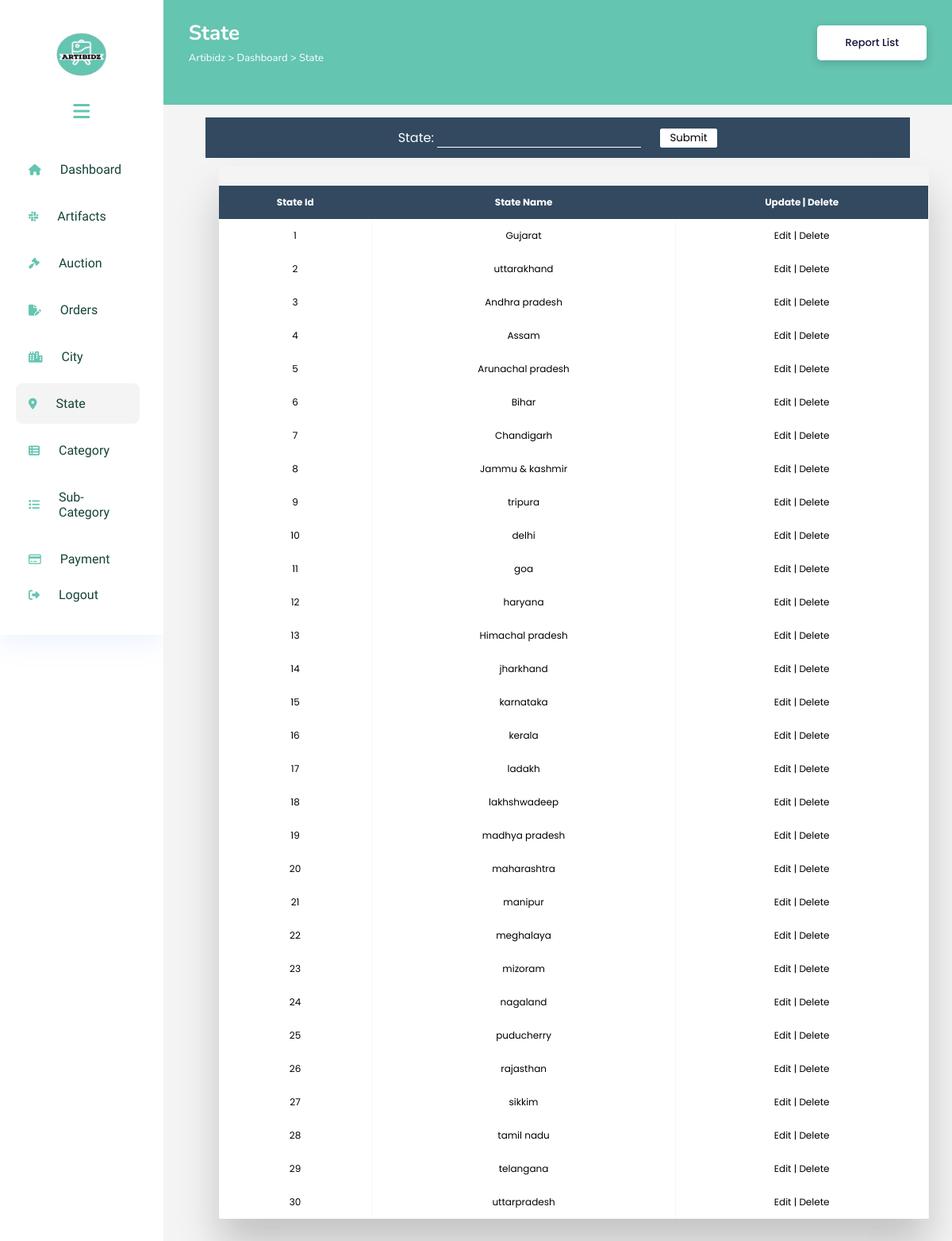
Screenshot of /Admin/state.php with the database file from the repository.
### tables this page shows
CREATE TABLE `state` (
  `state_id` int(11) NOT NULL,
  `state_name` varchar(30) NOT NULL
);

### Admin/state.php (the view, shortened to what this page needs)
<!DOCTYPE html>
<html lang="en">
<head>
    <link rel="stylesheet" href="https://cdnjs.cloudflare.com/ajax/libs/font-awesome/6.5.1/css/all.min.css" />
    <link rel="stylesheet" href="stylestate.css">
</head>
<body>
<div class="sidebar" id="mySidebar">
    <header>
        <div class="logo">
            <img src="artibidz-logo.png" alt="">
        </div>
        <div class="bar" onclick="toggleSidebar()">
            <i class="fa-sharp fa-solid fa-bars fa-xl"></i>
        </div>
    </header>
    <div class="scrollbox">
        <div class="scrollbox-inner">
            <ul class="menu">
                <li>
                    <a href="admin.php">
                        <i class="fa-solid fa-house"></i>
                        <span>Dashboard</span>
                    </a>
                </li>
                <li>
                    <a href="#">
                      <i class="fa-brands fa-slack"></i>
                      <span>Artifacts</span>
                    </a>
                </li>
                <li>
                    <a href="show_bid.php">
                        <i class="fa-solid fa-gavel"></i>
                        <span>Auction</span>
                    </a>
                </li>
                <li>
                    <a href="view_order.php">
                        <i class="fa-solid fa-file-pen"></i>
                        <span>Orders</span>
                    </a>
                </li>
                <li>
                    <a href="city.php">
                        <i class="fa-solid fa-city"></i>
                        <span>City</span>
                    </a>
                </li>
                <li class="active">
                    <a href="state.php">
                        <i class="fa-solid fa-location-dot"></i>
                        <span>State</span>
                    </a>
                </li>
                <li>
                    <a href="category.php">
                        <i class="fa-solid fa-table-list"></i>
                        <span>Category</span>
                    </a>
                </li>
                <li>
                    <a href="sub_category.php">
                        <i class="fa-solid fa-list"></i>
                        <span>Sub-Category</span>
                    </a>
                </li>
                <li>
                    <a href="payment.php">
                        <i class="fa-regular fa-credit-card"></i>
                        <span>Payment</span>
                    </a>
                </li>
            </ul>
        </div>
    </div>
    <footer>
        <ul class="menu">
            <li>
                <a href="../login/login.php">
                    <i class="fa-solid fa-right-from-bracket"></i>
                    <span>Logout</span>
                </a>
            </li>
        </ul>
    </footer>
</div>
<div class="main-content">
    <div class="header-wrapper">
        <div class="header-title">
            <h2>State</h2>
            <span class="path">Artibidz > Dashboard > State</span>
        </div>
        <div class="user-info">
        <a href="order_report.php" class="report-list">Report List</a>
        </div>
    </div>
    <div class="body-wrapper">
        <div class="search">
            <form action="state_ins.php" method="post">
            <div class="take-input">
                <label>
                    State:
                    <input type="text" name="state_name">
                </label>
                <input type="submit" value="Submit" name="btn">
            </div>
</form>
        </div>
        <div class="display-table">
            <?php
    $sql = "select * from state";
    $cn=mysqli_connect("localhost","root","","artibidz") or die("Check connection");
    $result = mysqli_query($cn,$sql);
    echo "<div class='table-wrapper'>";
    echo "<table class='fl-table'>";
    echo "<thead>";
    echo "<tr>";
    echo "<th>State Id</th>";
    echo "<th>State Name</th>";
    echo "<th>Update | Delete</th>";
    echo "</tr>";
    echo "</thead>";
    echo "<br>";
    while($row = mysqli_fetch_array($result))   {
        echo "<tr>";
        echo "<tbody>";
        echo "<td>{$row['state_id']}</td>";
        echo "<td>{$row['state_name']}</td>";
        echo "<td><a class='anchor' href='edit_state.php?state_id=$row[state_id]'>Edit</a> | <a class='anchor' href='del_state.php?state_id=$row[state_id]'>Delete</a></td>";
        echo "</tr>";
    }
    echo "</table>";
    echo "</div>"
    ?>
        </div>
    </div>
</div>
</body>
</html>

### Admin/stylestate.css (style rules this page uses)
* { margin: 0; padding: 0; border: none; outline: none; box-sizing: border-box; font-family: "Poppins", sans-serif; box-sizing: border-box; }
body { display: flex; }
.scrollbox { overflow: auto; padding-right: 10px; height: 67vh; }
.sidebar { position: sticky; top: 0; left: 0; bottom: 0; width: 20%; height: 100vh; padding: 0 1.7rem; color: #fff; overflow: hidden; transition: all 0.5s linear; background-color: white; box-shadow: 0 12px 30px rgba(80,143,244,.1); display: flex; flex-direction: column; padding: 20px 20px 0 20px; }
.bar { display: flex; justify-content: center; align-items: center; height: 80px; color: #64c5b1; }
.menu { position: relative; list-style: none; padding: 0; }
.menu li { padding: 1rem; margin: 8px 0; border-radius: 8px; transition: all 0.5s ease-in-out; }
.menu li:hover, .active { background: #e0e0e058; }
.menu a { color: #64c5b1; font-size: 14px; text-decoration: none; display: flex; align-items: center; gap: 1.5rem; }
.menu a span { overflow: hidden; font-size: 16px; font-weight: 400; font-family: 'Comfortaa', sans-serif; color: #144339; }
.main-content { position: relative; background: #f3f4f3; width: 100%; }
.logo { display: flex; justify-content: center; align-items: center; height: 10vh; }
.logo img { width: 65px; height: 55px; cursor: pointer; border-radius: 50%; margin-top: 2vh; }
.header-wrapper { display: flex; justify-content: space-between; align-items: center; flex-wrap: wrap; color: #fff; background: #64c5b1; padding: 3rem 2rem; padding-top: 1.5rem; padding-bottom: 3rem; margin-bottom: 1rem; }
h2 { font-family: 'Nunito', sans-serif; font-size: 26px; }
.header-title span { font-family: 'Nunito', sans-serif; font-size: 13px; }
.user-info { display: flex; align-items: center; gap: 1; }
.report-list { display: inline-block; padding: 14px 35px; line-height: 16px; font-size: 13px; font-weight: 500; border-radius: 5px; background-color: #fff; background: #fff; text-shadow: none; color: #101038; box-shadow: 0 3px 11px rgba(0,0,0,.17); transition: 1s; }
a { text-decoration: none; }
.body-wrapper { display: flex; align-items: center; justify-content: center; flex-direction: column; }
.search { display: flex; justify-content: center; align-items: center; width: 100%; }
.display-table { width: 100%; }
.anchor { text-decoration: none; color: black; }
.table-wrapper { margin: 10px 70px 70px; box-shadow: 0px 35px 50px rgba( 0, 0, 0, 0.2 ); width: 90%; }
.fl-table { border-radius: 5px; font-size: 12px; font-weight: normal; border: none; border-collapse: collapse; width: 100%; max-width: 100%; white-space: nowrap; background-color: white; }
.fl-table td, .fl-table th { text-align: center; padding: 12px; }
.fl-table td { border-right: 1px solid #f8f8f8; font-size: 12px; }
.fl-table thead th { color: #ffffff; background: #324960; }
.fl-table thead th:nth-child(odd) { color: #ffffff; background: #324960; }

### Admin/state.php (style rules this page uses)
.scrollbox { overflow: auto; padding-right: 10px; height: 67vh; }
.sidebar { display: flex; flex-direction: column; padding: 20px 20px 0 20px; }
.logo img { margin-top:2vh; }
.body-wrapper { display:flex; flex-direction:column; justify-content:center; align-items:center; }
.search { display:flex; flex-direction:column; justify-content:center; align-items:center; background:#324960; width:74vw; color:white; }
.take-input { display:flex; justify-content:center; align-items:center; padding:5px; }
input[type="submit"] { background:#fff; border:1px solid white; height:3vh; width:6vw; border-radius:2px; color:black; margin: 1vh 1vw; }
input[type="text"] { background:transparent; border-bottom:1px solid #fff; color:#fff; }
label { margin: 1vh 1vw; }

### rows the page displays
state: state_id "1", state_name "Gujarat"
state: state_id "2", state_name "uttarakhand"
state: state_id "3", state_name "Andhra pradesh"
state: state_id "4", state_name "Assam"
state: state_id "5", state_name "Arunachal pradesh"
state: state_id "6", state_name "Bihar"
state: state_id "7", state_name "Chandigarh"
state: state_id "8", state_name "Jammu & kashmir"
state: state_id "9", state_name "tripura"
state: state_id "10", state_name "delhi"
state: state_id "11", state_name "goa"
state: state_id "12", state_name "haryana"
state: state_id "13", state_name "Himachal pradesh"
state: state_id "14", state_name "jharkhand"
state: state_id "15", state_name "karnataka"
state: state_id "16", state_name "kerala"
state: state_id "17", state_name "ladakh"
state: state_id "18", state_name "lakhshwadeep"
state: state_id "19", state_name "madhya pradesh"
state: state_id "20", state_name "maharashtra"
state: state_id "21", state_name "manipur"
state: state_id "22", state_name "meghalaya"
state: state_id "23", state_name "mizoram"
state: state_id "24", state_name "nagaland"
state: state_id "25", state_name "puducherry"
state: state_id "26", state_name "rajasthan"
state: state_id "27", state_name "sikkim"
state: state_id "28", state_name "tamil nadu"
state: state_id "29", state_name "telangana"
state: state_id "30", state_name "uttarpradesh"
